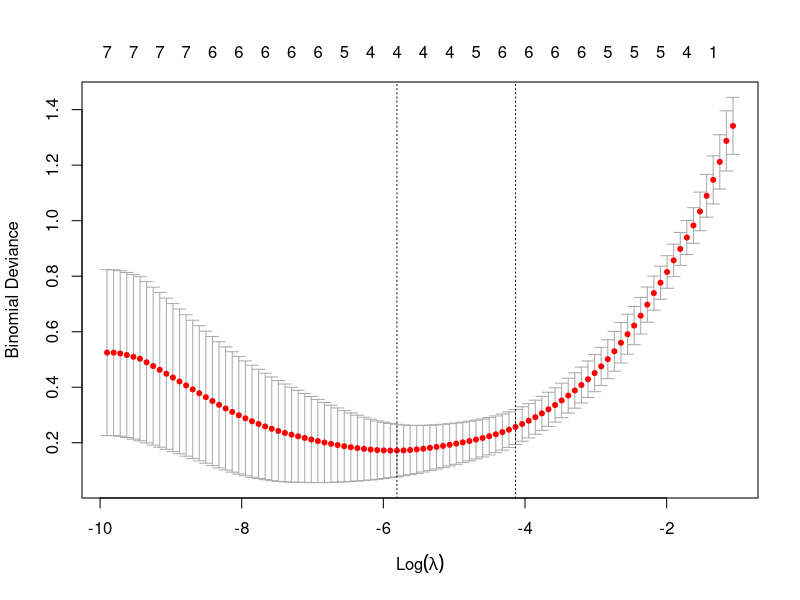
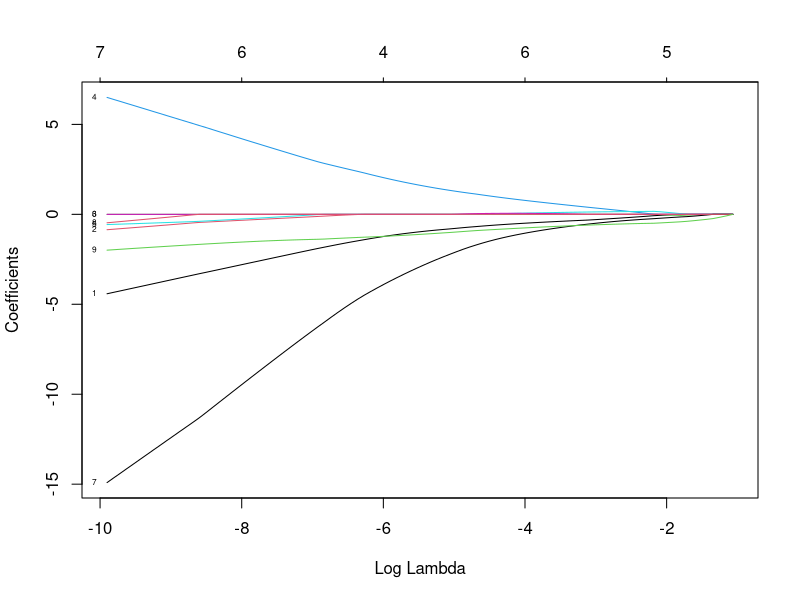

The R script that drew these images, in order:
library(glmnet)
library(pROC)

train<-read.table("train.txt",header=T)
test<-read.table("test.txt",header=T)
train$Sample<-factor(train$Sample)
test$Sample<-factor(test$Sample)
x <- as.matrix(train[, 2:10])
y <- train[, 1]
fitCV <- cv.glmnet(x, y, family = "binomial",type.measure = "deviance")
plot(fitCV) 
coef.min = coef(fitCV, s = "lambda.min")
coef.min.out = coef.min[which(coef.min!=0),]
coef.min.out<-round(coef.min.out,4)
coef.min.out2<-matrix(coef.min.out,length(coef.min.out),1)
rownames(coef.min.out2)<-names(coef.min.out)
colnames(coef.min.out2)<-c('coef')
coef.min.out3<- coef.min.out2[-1,]
coef.min.out3[order(abs(coef.min.out3),decreasing=TRUE)]
fit4<-glmnet(x,y,family='binomial')
plot(fit4,xvar='lambda', label = TRUE)